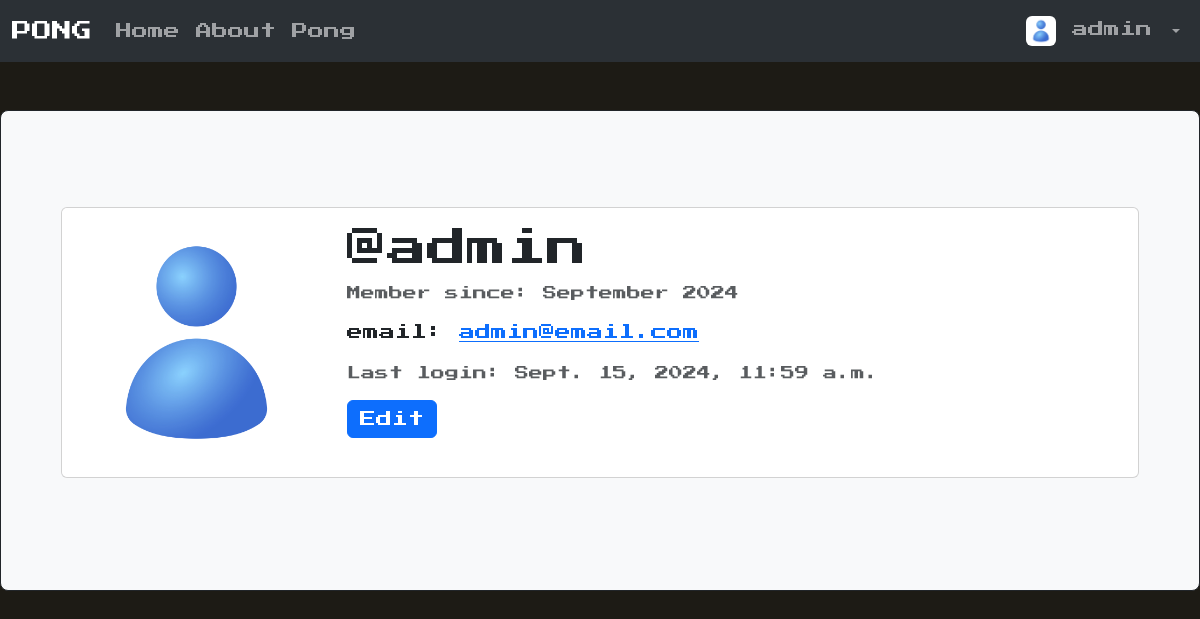
Page /users/profile/ (signed in) on the earlier database version.
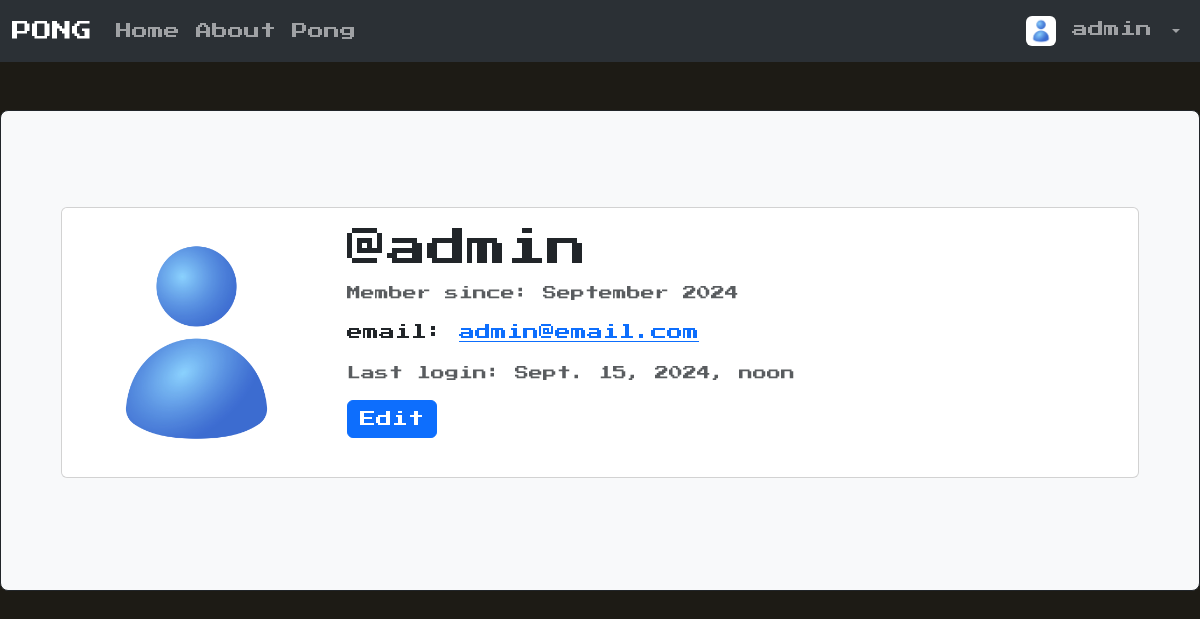
Same page on the later database version.
### users/models.py (models this page shows)
class CustomUser(AbstractUser):
    id = models.UUIDField(primary_key=True, default=uuid.uuid4, editable=False)
    profile_image = models.ImageField(
        upload_to="profile_images/", blank=True, null=True
    )
    bio = models.TextField(blank=True, null=True)
    github = models.URLField(max_length=200, blank=True, null=True)
    twitter = models.URLField(max_length=200, blank=True, null=True)
    nick_name = models.CharField(max_length=100, null=True, blank=True)

### users/views.py (the view)
# urls.py: path("profile/", views.profile_view, name="profile"),
@login_required
def profile_view(request):
    return render(
        request,
        "users/profile.html",
        {
            "user": request.user,
        },
    )

### templates/users/profile.html (shortened to what this page needs)
{% extends "base.html" %}
{% load static %}
{% block nav %}
    {% include "includes/nav_menu.html" %}
{% endblock nav %}
{% block content %}
<div class="p-5 mb-4 bg-body-tertiary rounded-3 border border-dark">
    <div class="container-fluid py-5">
        <div class="card mb-3" >
            <div class="row g-0">
              <div class="col-md-3">
                {% if user.profile_image %}
                    <img src="{{ user.profile_image.url }}" class="img-fluid rounded-start square-image" alt="Profile Image" style="max-width: 300px;">
                {% else %}
                    <img src="{% static 'images/default_user.jpg' %}" class="img-fluid rounded-start square-image" alt="Default User Image">
                {% endif %}
              </div>
              <div class="col-md-9">
                <div class="card-body">
                    <h1 class="card-title">@{{user.username}}</h1>
                    <p class="card-text"><small class="text-body-secondary">Member since: {{ user.date_joined|date:"F Y" }}</small></p>
                    {% if user.email %}
                        <p class="card-text">email: <a href="mailto:{{user.email}}">{{user.email}}</a></p>
                    {% endif %}
                    <p class="card-text"><small class="text-body-secondary">Last login: {{ user.last_login }}</small></p>
                    <a class="btn btn-primary spa-link" href="{% url 'edit_profile' %}" data-method="GET">Edit</a>
                </div>
              </div>
            </div>
          </div>
    </div>
</div>
{% endblock content %}

### templates/base.html (shortened to what this page needs)
{% load static %}
<!DOCTYPE html>
<html lang="en">
<head>
    <link href="https://cdn.jsdelivr.net/npm/bootstrap@5.3.3/dist/css/bootstrap.min.css" rel="stylesheet"
>
    <link rel="stylesheet" type="text/css" href="{% static 'styles/main.css' %}" />
    <link rel="stylesheet" type="text/css" href="{% static 'styles/pong.css' %}" />
</head>
<body>
    <div id="content">
        {% block nav %}{% endblock nav %}
        {% block content %}{% endblock content %}
    </div>
</body>
</html>

### templates/includes/nav_menu.html (shortened to what this page needs)
{% load static %}
{% if user.is_authenticated %}
<nav class="navbar bg-primary navbar-expand-lg bg-body-tertiary mb-5" data-bs-theme="dark">
    <div class="container-fluid">
        <a class="navbar-brand" href="#">PONG</a>
        <div class="collapse navbar-collapse" id="navbar-menu">
            <ul class="navbar-nav me-auto">
                <li class="nav-item">
                    <a class="nav-link spa-link" href="{% url 'home' %}" data-method="GET">Home</a>
                </li>
                <li class="nav-item">
                    <a class="nav-link spa-link" href="{% url 'about' %}" data-method="GET">About</a>
                </li>
                <li class="nav-item">
                    <a class="nav-link spa-link" href="{% url 'pong' %}" data-method="GET">Pong</a>
                </li>
            </ul>
            <ul class="navbar-nav ms-auto">
                <li class="nav-item dropdown">
                    <a class="nav-link dropdown-toggle" href="#" role="button" data-bs-toggle="dropdown"
                        aria-expanded="false">
                        {% if user.profile_image %}
                        <img src="{{ user.profile_image.url }}" class="img-fluid rounded square-image"
                            alt="Profile Image" style="max-width: 30px;">
                        {% else %}
                        <img src="{% static 'images/default_user.jpg' %}" class="img-fluid rounded square-image"
                            alt="Default User Image" style="max-width: 30px;">
                        {% endif %}
                        {{ user.username }}
                    </a>
                </li>
            </ul>
        </div>
    </div>
</nav>
{% endif %}

### static/styles/main.css (style rules this page uses)
:root { --background-color: #1d1b15; --form-field-color: #fbe1a8; --form-primary-color: #6b4d23; --form-button-hover-color: #88622d; }
* { margin: 0; padding: 0; box-sizing: border-box; }
body { font-family: 'Press Start 2P', sans-serif; background-color: var(--background-color); }
#content { min-height: 100dvh; }

Differences in the rows shown:
changed CustomUser "admin": last_login "Sept. 15, 2024, 11:59 a.m." → "Sept. 15, 2024, noon"
